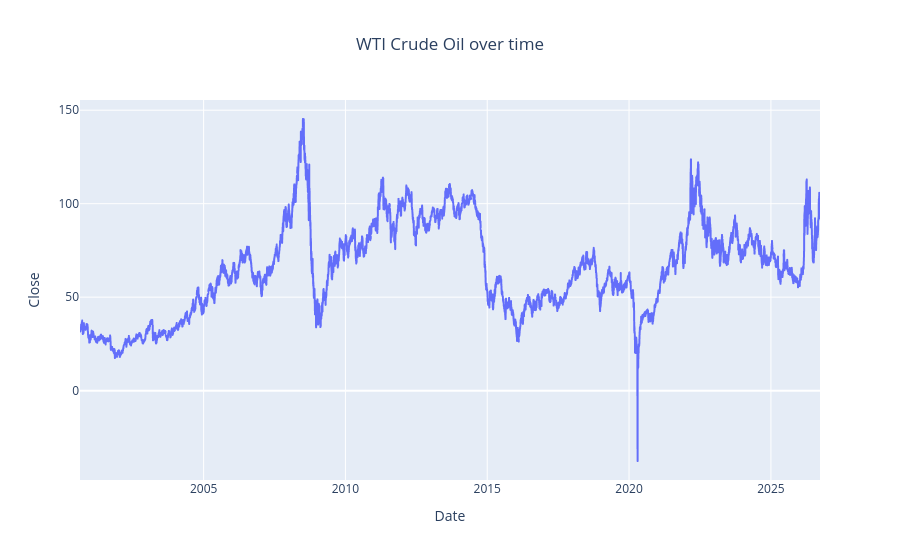

This figure's notebook cell:
### Code cell
# Dynamic visualisation
fig = px.line(crude_oil,
              x=crude_oil.index,
              y="Close",
              title='WTI Crude Oil over time')
fig.update_layout(title_x=0.5)  # This will center the title horizontally

fig.show()

### Figure 1 — Plotly figure (JSON) as saved in the notebook; plotly's stock layout.template omitted (floating-point values rounded to 4 significant figures; data arrays with more than 128 entries replaced by an {"elided": "..."} marker saying what was removed)
{"data": [{"hovertemplate": "Date=%{x}<br>Close=%{y}<extra></extra>", "legendgroup": "", "line": {"color": "#636efa", "dash": "solid"}, "marker": {"symbol": "circle"}, "mode": "lines", "name": "", "showlegend": false, "type": "scattergl", "x": {"elided": "6551 str values"}, "xaxis": "x", "y": {"elided": "6551 float values"}, "yaxis": "y"}], "layout": {"legend": {"tracegroupgap": 0}, "title": {"text": "WTI Crude Oil over time", "x": 0.5}, "xaxis": {"anchor": "y", "domain": [0, 1], "title": {"text": "Date"}}, "yaxis": {"anchor": "x", "domain": [0, 1], "title": {"text": "Close"}}}}
